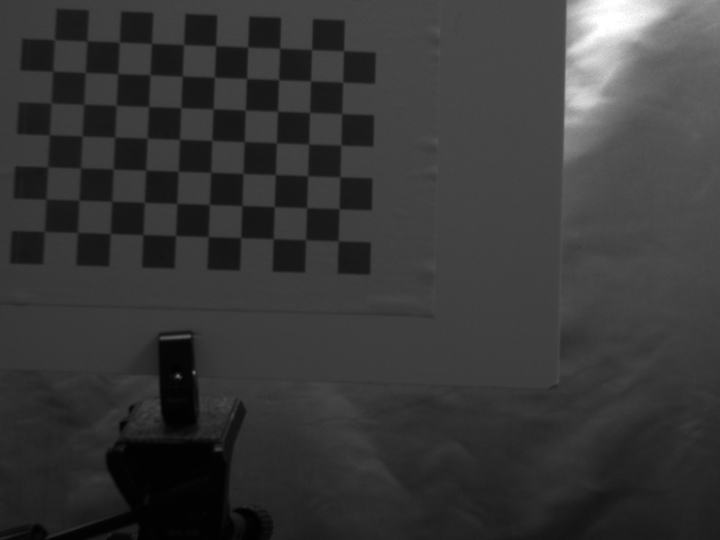
//> input picture img/0/proj_white.bmp, 720 x 540 px
$ ./main   (built with g++ and OpenCV 4)
//> lines starting //> are read from the running program, lines starting //| are printed output that depends on the picture; after the words box and inside, x2 and y2 are one past the last pixel; in counts of white or black regions, pixels touching at a corner belong together
# include <opencv2/opencv.hpp>
#include <opencv2/imgproc.hpp>

#define PAT_ROW     7                   // チェスボードパターン列
#define PAT_COL     10                  // チェスボードパターン行
#define PAT_SIZE    PAT_ROW * PAT_COL   // チェスボードパターンサイズ
#define CAM_W       720                 // カメラ画像幅
#define CAM_H       540                 // カメラ画像高さ


int main() {
    // 画像読み込み
    cv::Mat white, black0, black1, binary0, binary1;
    std::ostringstream file_name;
    file_name << "../img/";
    white = cv::imread(file_name.str() + "proj_white.bmp");
//> white is the input picture: 540 rows x 720 cols, CV_8UC3; min 1, max 255, mean 55.6
    black0 = cv::imread(file_name.str() + "proj0_black.bmp", 0);
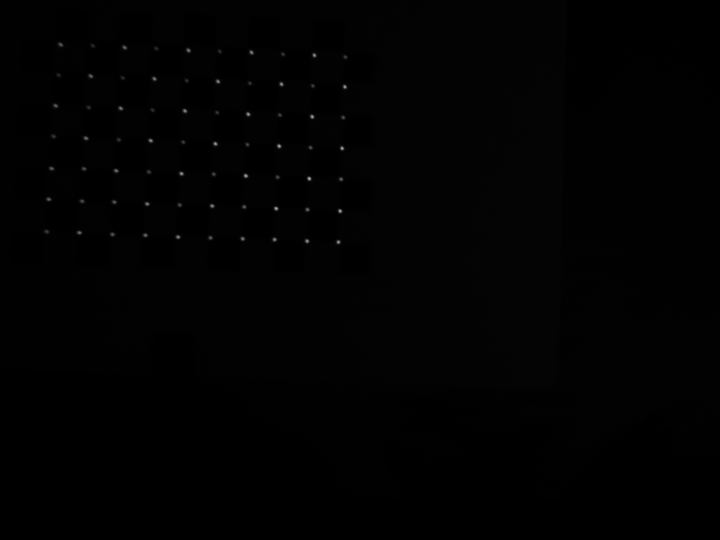
//> input picture img/0/proj0_black.bmp, 720 x 540 px
//> black0 is the input picture: 540 rows x 720 cols, CV_8UC1; min 0, max 178, mean 1.5
    black1 = cv::imread(file_name.str() + "proj1_black.bmp", 0);
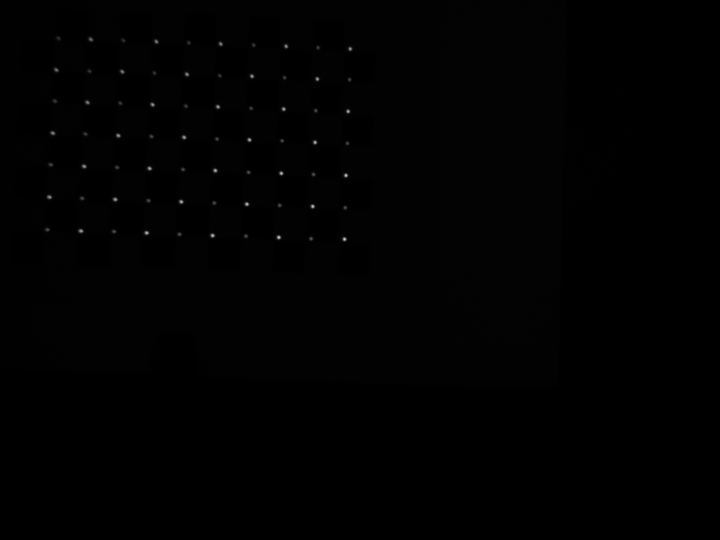
//> input picture img/0/proj1_black.bmp, 720 x 540 px
//> black1 is the input picture: 540 rows x 720 cols, CV_8UC1; min 0, max 202, mean 1.2

    // 格子点検出
    std::vector<cv::Point2f> corners0, corners;
    cv::Size pattern_size = cv::Size2i(PAT_COL, PAT_ROW);
    bool found = cv::findChessboardCorners(white, pattern_size, corners);
//> corners = 70 Points (x, y), first 12: [338.8, 240.3], [305.7, 239.9], [273.8, 238.3], [240.8, 238.1], [208.9, 236.4], [176.2, 235.8], [143.5, 234.3], [110.9, 233.6], [78.43, 232.1], [44.64, 231.7], [339.5, 209.5], [307.3, 206.9]; found = true

    // 二値化処理
    int threshold = 30;
    cv::threshold(black0, binary0, threshold, 255, 0);
//> binary0: 540 rows x 720 cols, CV_8UC1; 0.24% white in thin lines or dots, all inside (x1, y1, x2, y2) = (45, 43, 347, 244)
    cv::threshold(black1, binary1, threshold, 255, 0);
//> binary1: 540 rows x 720 cols, CV_8UC1; 0.25% white in thin lines or dots, all inside (x1, y1, x2, y2) = (45, 37, 352, 242)

    // 輪郭抽出
    std::vector<std::vector<cv::Point>> contours0, contours1;
    std::vector<cv::Vec4i> hierarchy;
    cv::findContours(binary0, contours0, hierarchy, 0, 1);
//> contours0 = 70 contours, all with area under 20
    cv::findContours(binary1, contours1, hierarchy, 0, 1);
//> contours1 = 70 contours, all with area under 20

    // 輪郭内部塗りつぶし
    std::vector<cv::Point2f> lights0, lights1; // 投影された光の点の座標
    for (int i = 0; i < PAT_SIZE; i++) {
        cv::Mat filled0 = cv::Mat(CAM_H, CAM_W, CV_8UC1, cv::Scalar::all(0));
        cv::Mat filled1 = cv::Mat(CAM_H, CAM_W, CV_8UC1, cv::Scalar::all(0));
        cv::drawContours(filled0, contours0, i, 255, -1);
        cv::drawContours(filled1, contours1, i, 255, -1);

        // 重心計算
        cv::Moments mu0 = moments(filled0, false);
        cv::Moments mu1 = moments(filled1, false);
        cv::Point2f mc0 = cv::Point2f(mu0.m10 / mu0.m00, mu0.m01 / mu0.m00);
        cv::Point2f mc1 = cv::Point2f(mu1.m10 / mu1.m00, mu1.m01 / mu1.m00);

        lights0.push_back(mc0);
        lights1.push_back(mc1);
    }
//> this loop made 70 passes
//> (mc0, mc1) on passes 1 to 8: (Point(338, 241.5), Point(344, 238.8)), (Point(306.6, 240.6), Point(310.6, 238.4)), (Point(274, 239.2), Point(278.1, 236.9)), (Point(242.1, 238.5), Point(245.5, 235.5)), (Point(210.1, 237.5), Point(212, 235)), (Point(177.6, 236.5), Point(179, 234)), (Point(144.9, 234.6), Point(146.1, 232.4)), (Point(112, 234), Point(113.5, 231))
//> after the loop, lights0 = 70 Points (x, y), first 12: [338, 241.5], [306.6, 240.6], [274, 239.2], [242.1, 238.5], [210.1, 237.5], [177.7, 236.5], [144.9, 234.6], [112, 234], [78.81, 232.3], [46.36, 231.1], [339.5, 210.5], [307.2, 209.4]; lights1 = 70 Points (x, y), first 12: [344, 238.8], [310.6, 238.4], [278.1, 236.9], [245.5, 235.5], [212, 235], [179, 234], [146.1, 232.4], [113.5, 231], [80.5, 230.5], [46.83, 229.1], [345, 207], [312, 206]


    // result image
    int w = 640;
    int h = 640;
    cv::Mat result_pix0(cv::Size(w, h), CV_8UC3, cv::Scalar::all(255));
    cv::Mat result_pix1(cv::Size(w, h), CV_8UC3, cv::Scalar::all(255));
    cv::Point2f center = cv::Point2f(w / 2, h / 2);
    for (int i = 0; i < w / 2; i += 50) {
        cv::Scalar color = (i % 250 == 0) ? cv::Scalar(20, 20, 20) : cv::Scalar(150, 150, 150);
        cv::line(result_pix0, cv::Point(w / 2 + i, 0), cv::Point(w / 2 + i, h), color, 1, 4);
        cv::line(result_pix0, cv::Point(w / 2 - i, 0), cv::Point(w / 2 - i, h), color, 1, 4);
        cv::line(result_pix1, cv::Point(w / 2 + i, 0), cv::Point(w / 2 + i, h), color, 1, 4);
        cv::line(result_pix1, cv::Point(w / 2 - i, 0), cv::Point(w / 2 - i, h), color, 1, 4);
    }
    for (int i = 0; i < h / 2; i += 50) {
        cv::Scalar color = (i % 250 == 0) ? cv::Scalar(20, 20, 20) : cv::Scalar(150, 150, 150);
        cv::line(result_pix0, cv::Point(0, h / 2 + i), cv::Point(w, h / 2 + i), color, 1, 4);
        cv::line(result_pix0, cv::Point(0, h / 2 - i), cv::Point(w, h / 2 - i), color, 1, 4);
        cv::line(result_pix1, cv::Point(0, h / 2 + i), cv::Point(w, h / 2 + i), color, 1, 4);
        cv::line(result_pix1, cv::Point(0, h / 2 - i), cv::Point(w, h / 2 - i), color, 1, 4);
    }
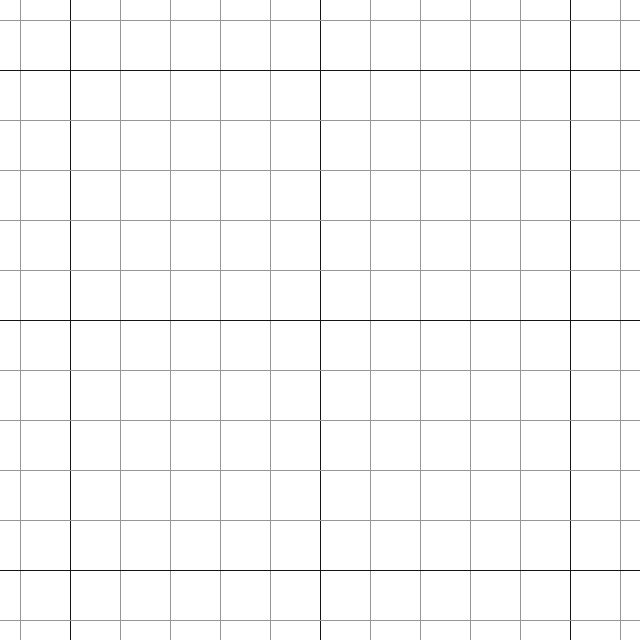
//> result_pix0: 640 rows x 640 cols, CV_8UC3; min 20, max 255, mean 249.6
    cv::putText(result_pix0, "scale : ?.? pixel", cv::Point(10, 50), cv::FONT_HERSHEY_SIMPLEX, 0.7, cv::Scalar(0, 50, 200), 2);
    cv::putText(result_pix1, "scale : ?.? pixel", cv::Point(10, 50), cv::FONT_HERSHEY_SIMPLEX, 0.7, cv::Scalar(0, 50, 200), 2);
    // 誤差計算[pix]
    std::vector<cv::Point2f> error_pix0, error_pix1;
    for (int i = 0; i < PAT_SIZE; i++) {
        error_pix0.push_back(lights0[i] - corners[i]);
        error_pix1.push_back(lights1[i] - corners[i]);
    }
//> after the loop, error_pix0 = 70 Points (x, y), first 12: [-0.811, 1.18], [0.86, 0.761], [0.169, 0.904], [1.3, 0.374], [1.27, 1.04], [1.45, 0.783], [1.47, 0.285], [1.14, 0.359], [0.384, 0.249], [1.72, -0.628], [-0.0413, 1.03], [-0.068, 2.48]; error_pix1 = 70 Points (x, y), first 12: [5.19, -1.53], [4.91, -1.48], [4.27, -1.36], [4.67, -2.59], [3.14, -1.43], [2.8, -1.75], [2.64, -1.89], [2.64, -2.64], [2.07, -1.56], [2.19, -2.64], [5.46, -2.47], [4.72, -0.88]
    double err_pix0 = 0.0, err_pix1 = 0.0;
    for (auto p : error_pix0) {
        double norm = cv::norm(p);
        err_pix0 += norm;

        cv::Mat c(1, 1, CV_8UC3, cv::Scalar(norm * 50, 255, 255));
        cv::cvtColor(c, c, cv::COLOR_HSV2RGB);
        cv::Scalar color = cv::Scalar(c.data[0], c.data[1], c.data[2]);
        cv::circle(result_pix0, center + p * 25, 1, color, 3, 4);	// 再投影点
    }
//> this loop made 70 passes
//> (p, norm, err_pix0, color) on passes 1, 4, 5, 6, 7, 10, 12, 13: (Point(-0.811, 1.18), 1.43, 1.43, Scalar(0, 255, 102)), (Point(1.3, 0.374), 1.36, 4.86, Scalar(0, 255, 68)), (Point(1.27, 1.04), 1.64, 6.5, Scalar(0, 255, 187)), (Point(1.45, 0.783), 1.64, 8.14, Scalar(0, 255, 187)), (Point(1.47, 0.285), 1.5, 9.64, Scalar(0, 255, 128)), (Point(1.72, -0.628), 1.83, 13.12, Scalar(0, 238, 255)), (Point(-0.068, 2.48), 2.48, 16.64, Scalar(34, 0, 255)), (Point(1.05, 1.17), 1.58, 18.21, Scalar(0, 255, 162))
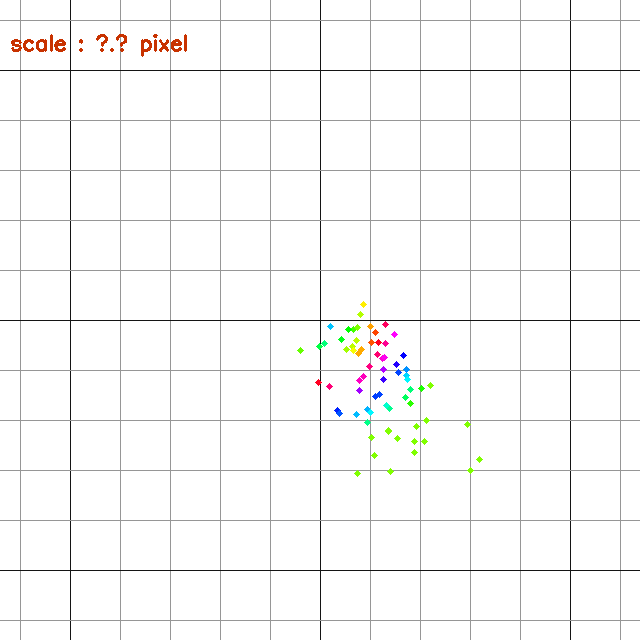
//> result_pix0: 640 rows x 640 cols, CV_8UC3; mean B, G, R 248.3, 248.7, 248.9
//> after the loop, err_pix0 = 254.4
    for (auto p : error_pix1) {
        double norm = cv::norm(p);
        err_pix1 += norm;

        cv::Mat c(1, 1, CV_8UC3, cv::Scalar(norm * 50, 255, 255));
        cv::cvtColor(c, c, cv::COLOR_HSV2RGB);
        cv::Scalar color = cv::Scalar(c.data[0], c.data[1], c.data[2]);
        cv::circle(result_pix1, center + p * 25, 1, color, 3, 4);	// 再投影点
    }
//> this loop made 70 passes
//> (p, norm, err_pix1, color) on passes 1, 2, 4, 5, 6, 7, 9, 10: (Point(5.19, -1.53), 5.41, 5.41, Scalar(0, 255, 128)), (Point(4.91, -1.48), 5.13, 10.54, Scalar(0, 255, 128)), (Point(4.67, -2.59), 5.34, 20.36, Scalar(0, 255, 128)), (Point(3.14, -1.43), 3.45, 23.81, Scalar(255, 0, 68)), (Point(2.8, -1.75), 3.3, 27.1, Scalar(255, 0, 127)), (Point(2.64, -1.89), 3.25, 30.36, Scalar(255, 0, 144)), (Point(2.07, -1.56), 2.6, 36.68, Scalar(85, 0, 255)), (Point(2.19, -2.64), 3.43, 40.11, Scalar(255, 0, 76))
//> result_pix1: 640 rows x 640 cols, CV_8UC3; mean B, G, R 248.4, 248.8, 248.8
    err_pix0 /= error_pix0.size();
    err_pix1 /= error_pix1.size();
    std::ostringstream str_pix0;
    str_pix0 << " : reprojection error [pixel/point] = " << err_pix0;
    cv::putText(result_pix0, str_pix0.str(), cv::Point(10, 600), cv::FONT_HERSHEY_SIMPLEX, 0.7, cv::Scalar(0, 50, 200), 2);
//> result_pix0: 640 rows x 640 cols, CV_8UC3; 0.75% of pixels changed, all inside (x1, y1, x2, y2) = (23, 582, 501, 607)
    cv::imwrite(file_name.str() + "result_pix0.bmp", result_pix0);
    std::ostringstream str_pix1;
    str_pix1 << " : reprojection error [pixel/point] = " << err_pix1;
    cv::putText(result_pix1, str_pix1.str(), cv::Point(10, 600), cv::FONT_HERSHEY_SIMPLEX, 0.7, cv::Scalar(0, 50, 200), 2);
//> result_pix1: 640 rows x 640 cols, CV_8UC3; mean B, G, R 246.4, 247.2, 248.4
    cv::imwrite(file_name.str() + "result_pix1.bmp", result_pix1);


    // ホモグラフィ計算
    std::vector<cv::Point2f> obj_points;
    for (int i = 0; i < PAT_ROW; i++) {
        for (int j = 0; j < PAT_COL; j++) {
            cv::Point2f p((PAT_COL - j) * 20.0, (PAT_ROW - i) * 20.0);
            obj_points.push_back(p);
        }
    }
    cv::Mat H = cv::findHomography(corners, obj_points);

    // 座標の射影
    std::vector<cv::Point2f> dst_points0, dst_points1;
    cv::perspectiveTransform(lights0, dst_points0, H);
    cv::perspectiveTransform(lights1, dst_points1, H);


    // 誤差計算[mm]
    cv::Mat result_mm0(cv::Size(w, h), CV_8UC3, cv::Scalar::all(255));
    cv::Mat result_mm1(cv::Size(w, h), CV_8UC3, cv::Scalar::all(255));
    for (int i = 0; i < w / 2; i += 50) {
        cv::Scalar color = (i % 250 == 0) ? cv::Scalar(20, 20, 20) : cv::Scalar(150, 150, 150);
        cv::line(result_mm0, cv::Point(w / 2 + i, 0), cv::Point(w / 2 + i, h), color, 1, 4);
        cv::line(result_mm0, cv::Point(w / 2 - i, 0), cv::Point(w / 2 - i, h), color, 1, 4);
        cv::line(result_mm1, cv::Point(w / 2 + i, 0), cv::Point(w / 2 + i, h), color, 1, 4);
        cv::line(result_mm1, cv::Point(w / 2 - i, 0), cv::Point(w / 2 - i, h), color, 1, 4);
    }
    for (int i = 0; i < h / 2; i += 50) {
        cv::Scalar color = (i % 250 == 0) ? cv::Scalar(20, 20, 20) : cv::Scalar(150, 150, 150);
        cv::line(result_mm0, cv::Point(0, h / 2 + i), cv::Point(w, h / 2 + i), color, 1, 4);
        cv::line(result_mm0, cv::Point(0, h / 2 - i), cv::Point(w, h / 2 - i), color, 1, 4);
        cv::line(result_mm1, cv::Point(0, h / 2 + i), cv::Point(w, h / 2 + i), color, 1, 4);
        cv::line(result_mm1, cv::Point(0, h / 2 - i), cv::Point(w, h / 2 - i), color, 1, 4);
    }
    cv::putText(result_mm0, "scale : ?.? mm", cv::Point(10, 50), cv::FONT_HERSHEY_SIMPLEX, 0.7, cv::Scalar(0, 50, 200), 2);
    cv::putText(result_mm1, "scale : ?.? mm", cv::Point(10, 50), cv::FONT_HERSHEY_SIMPLEX, 0.7, cv::Scalar(0, 50, 200), 2);
    std::vector<cv::Point2f> error_mm0, error_mm1;
    for (int i = 0; i < PAT_SIZE; i++) {
        error_mm0.push_back(dst_points0[i] - obj_points[i]);
        error_mm1.push_back(dst_points1[i] - obj_points[i]);
    }
    double err_mm0 = 0.0;
    for (auto p : error_mm0) {
        double norm = cv::norm(p);
        err_mm0 += norm;

        cv::Mat c(1, 1, CV_8UC3, cv::Scalar(norm * 50, 255, 255));
        cv::cvtColor(c, c, cv::COLOR_HSV2RGB);
        cv::Scalar color = cv::Scalar(c.data[0], c.data[1], c.data[2]);
        cv::circle(result_mm0, center + p * 50, 1, color, 3, 4);	// 再投影点
    }
//> this loop made 70 passes
//> p on passes 1 to 8: Point(-0.0749, 0.4), Point(0.436, 0.489), Point(0.288, 0.266), Point(0.632, 0.445), Point(0.934, 0.467), Point(0.987, 0.538), Point(0.924, 0.000595), Point(0.81, 0.289)
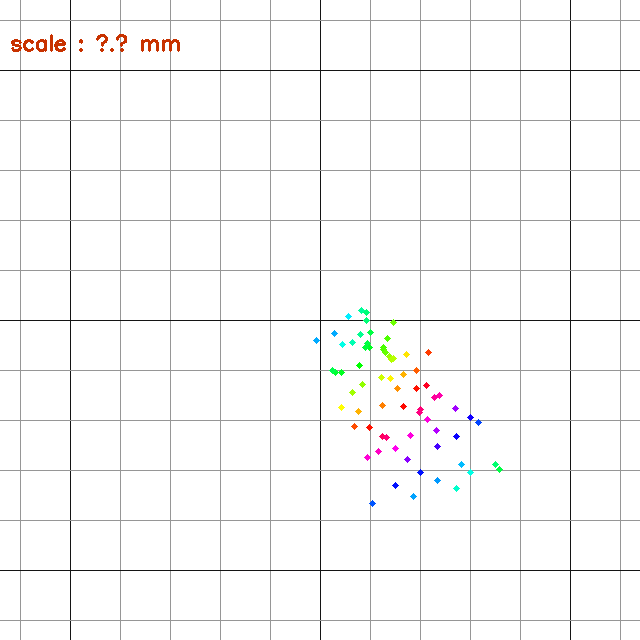
//> result_mm0: 640 rows x 640 cols, CV_8UC3; mean B, G, R 248.5, 248.7, 248.9
    double err_mm1 = 0.0;
    for (auto p : error_mm1) {
        double norm = cv::norm(p);
        err_mm1 += norm;

        cv::Mat c(1, 1, CV_8UC3, cv::Scalar(norm * 50, 255, 255));
        cv::cvtColor(c, c, cv::COLOR_HSV2RGB);
        cv::Scalar color = cv::Scalar(c.data[0], c.data[1], c.data[2]);
        cv::circle(result_mm1, center + p * 50, 1, color, 3, 4);	// 再投影点
    }
//> this loop made 70 passes
//> p on passes 1 to 8: Point(3.6, -1.41), Point(2.9, -0.986), Point(2.77, -1.22), Point(2.64, -1.46), Point(2.02, -1.1), Point(1.75, -1.05), Point(1.58, -1.37), Point(1.64, -1.59)
//> result_mm1: 640 rows x 640 cols, CV_8UC3; mean B, G, R 248.6, 248.5, 249.2
    err_mm0 /= error_mm0.size();
    err_mm1 /= error_mm1.size();
    std::ostringstream str_mm0;
    str_mm0 << " : reprojection error [mm/point] = " << err_mm0;
    cv::putText(result_mm0, str_mm0.str(), cv::Point(10, 600), cv::FONT_HERSHEY_SIMPLEX, 0.7, cv::Scalar(0, 50, 200), 2);
//> result_mm0: 640 rows x 640 cols, CV_8UC3; 0.75% of pixels changed, all inside (x1, y1, x2, y2) = (23, 582, 508, 607)
    cv::imwrite(file_name.str() + "result_mm0.bmp", result_mm0);
    std::ostringstream str_mm1;
    str_mm1 << " : reprojection error [mm/point] = " << err_mm1;
    cv::putText(result_mm1, str_mm1.str(), cv::Point(10, 600), cv::FONT_HERSHEY_SIMPLEX, 0.7, cv::Scalar(0, 50, 200), 2);
//> result_mm1: 640 rows x 640 cols, CV_8UC3; mean B, G, R 246.8, 247, 248.8
    cv::imwrite(file_name.str() + "result_mm1.bmp", result_mm1);

    // artifact
    /*cv::Mat board_img;
    board_img = cv::imread("C:/kagami/data/rect283-5.png");
    cv::warpPerspective(board_img, board_img, H, cv::Size(1024, 768), CV_WARP_INVERSE_MAP);*/

    // プロジェクタの投影点間の距離
    cv::Mat relative_pix(cv::Size(w, h), CV_8UC3, cv::Scalar::all(255));
    cv::Mat relative_mm(cv::Size(w, h), CV_8UC3, cv::Scalar::all(255));
    for (int i = 0; i < w / 2; i += 50) {
        cv::Scalar color = (i % 250 == 0) ? cv::Scalar(20, 20, 20) : cv::Scalar(150, 150, 150);
        cv::line(relative_pix, cv::Point(w / 2 + i, 0), cv::Point(w / 2 + i, h), color, 1, 4);
        cv::line(relative_pix, cv::Point(w / 2 - i, 0), cv::Point(w / 2 - i, h), color, 1, 4);
        cv::line(relative_mm, cv::Point(w / 2 + i, 0), cv::Point(w / 2 + i, h), color, 1, 4);
        cv::line(relative_mm, cv::Point(w / 2 - i, 0), cv::Point(w / 2 - i, h), color, 1, 4);
    }
    for (int i = 0; i < h / 2; i += 50) {
        cv::Scalar color = (i % 250 == 0) ? cv::Scalar(20, 20, 20) : cv::Scalar(150, 150, 150);
        cv::line(relative_pix, cv::Point(0, h / 2 + i), cv::Point(w, h / 2 + i), color, 1, 4);
        cv::line(relative_pix, cv::Point(0, h / 2 - i), cv::Point(w, h / 2 - i), color, 1, 4);
        cv::line(relative_mm, cv::Point(0, h / 2 + i), cv::Point(w, h / 2 + i), color, 1, 4);
        cv::line(relative_mm, cv::Point(0, h / 2 - i), cv::Point(w, h / 2 - i), color, 1, 4);
    }
    cv::putText(relative_pix, "scale : ?.? pix", cv::Point(10, 50), cv::FONT_HERSHEY_SIMPLEX, 0.7, cv::Scalar(0, 50, 200), 2);
    cv::putText(relative_mm, "scale : ?.? mm", cv::Point(10, 50), cv::FONT_HERSHEY_SIMPLEX, 0.7, cv::Scalar(0, 50, 200), 2);
    std::vector<cv::Point2f> relative_error_pix, relative_error_mm;
    for (int i = 0; i < PAT_SIZE; i++) {
        relative_error_pix.push_back(lights1[i] - lights0[i]);
        relative_error_mm.push_back(dst_points1[i] - dst_points0[i]);
    }
    double rel_err_pix = 0.0, rel_err_mm = 0.0;
    for (auto p : relative_error_pix) {
        double norm = cv::norm(p);
        rel_err_pix += norm;

        cv::Mat c(1, 1, CV_8UC3, cv::Scalar(norm * 50, 255, 255));
        cv::cvtColor(c, c, cv::COLOR_HSV2RGB);
        cv::Scalar color = cv::Scalar(c.data[0], c.data[1], c.data[2]);
        cv::circle(relative_pix, center + p * 50, 1, color, 3, 4);	// 再投影点
    }
//> this loop made 70 passes
//> p on passes 1 to 8: Point(6, -2.71), Point(4.05, -2.24), Point(4.1, -2.26), Point(3.37, -2.97), Point(1.87, -2.47), Point(1.35, -2.53), Point(1.17, -2.18), Point(1.5, -3)
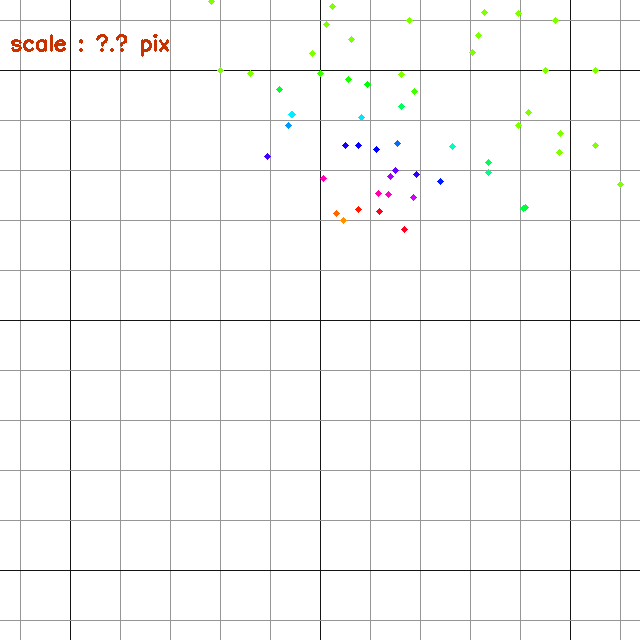
//> relative_pix: 640 rows x 640 cols, CV_8UC3; mean B, G, R 248.5, 248.9, 249
    for (auto p : relative_error_mm) {
        double norm = cv::norm(p);
        rel_err_mm += norm;

        cv::Mat c(1, 1, CV_8UC3, cv::Scalar(norm * 50, 255, 255));
        cv::cvtColor(c, c, cv::COLOR_HSV2RGB);
        cv::Scalar color = cv::Scalar(c.data[0], c.data[1], c.data[2]);
        cv::circle(relative_mm, center + p * 50, 1, color, 3, 4);	// 再投影点
    }
//> this loop made 70 passes
//> p on passes 1 to 8: Point(3.67, -1.81), Point(2.46, -1.47), Point(2.48, -1.49), Point(2.01, -1.91), Point(1.09, -1.57), Point(0.766, -1.59), Point(0.659, -1.37), Point(0.832, -1.88)
//> relative_mm: 640 rows x 640 cols, CV_8UC3; mean B, G, R 248.5, 248.7, 249
    rel_err_pix /= relative_error_pix.size();
    rel_err_mm /= relative_error_mm.size();
    std::ostringstream rel_str_pix, rel_str_mm;
    rel_str_pix << " : relative error [pix/point] = " << rel_err_pix;
    rel_str_mm << " : relative error [mm/point] = " << rel_err_mm;
    cv::putText(relative_pix, rel_str_pix.str(), cv::Point(10, 600), cv::FONT_HERSHEY_SIMPLEX, 0.7, cv::Scalar(0, 50, 200), 2);
//> relative_pix: 640 rows x 640 cols, CV_8UC3; 0.63% of pixels changed, all inside (x1, y1, x2, y2) = (23, 582, 445, 607)
    cv::putText(relative_mm, rel_str_mm.str(), cv::Point(10, 600), cv::FONT_HERSHEY_SIMPLEX, 0.7, cv::Scalar(0, 50, 200), 2);
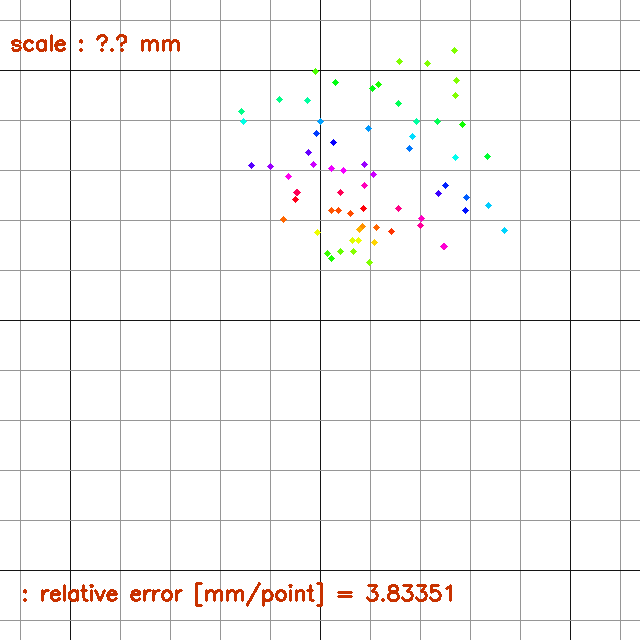
//> relative_mm: 640 rows x 640 cols, CV_8UC3; mean B, G, R 246.9, 247.4, 248.6
    cv::imwrite(file_name.str() + "relative_pix.bmp", relative_pix);
    cv::imwrite(file_name.str() + "relative_mm.bmp", relative_mm);

    cv::waitKey();

    // xmlファイル出力
    cv::FileStorage fs("rel_err_mm.xml", cv::FileStorage::WRITE);
    if (!fs.isOpened()) {
        std::cout << "File can not be opened." << std::endl;
        return -1;
    }

    fs << "err_vec" << "[";
    for (int i = 0; i < (int)relative_error_mm.size(); i++) {
        fs << "{";
        fs << "x" << relative_error_mm[i].x;
        fs << "y" << relative_error_mm[i].y;
        fs << "}";
    }
//> this loop made 70 passes
    fs << "]";

    fs.release();

    return 0;
}
